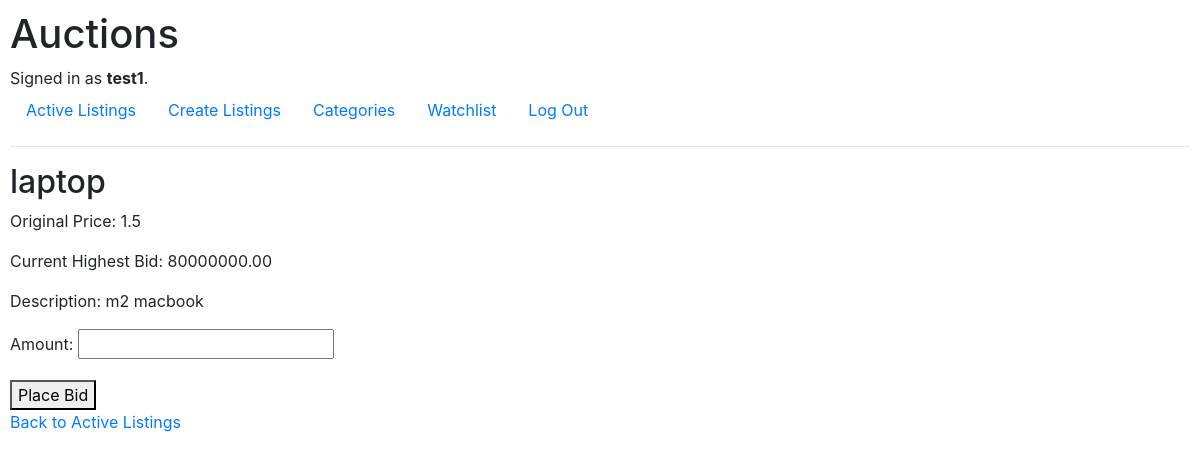
The app's page /listing/1/ (signed in) with its own data.
### auctions/models.py (models this page shows)
class User(AbstractUser):
    pass

class Listing(models.Model):
    title = models.CharField(max_length=64, unique= True)
    text_description = models.CharField(max_length=255)
    price = models.FloatField()
    inActive = models.BooleanField(default=True)
    owner = models.ForeignKey(User, on_delete=models.CASCADE, blank=True, null=True, related_name="user")
    category = models.ForeignKey(Category, on_delete=models.CASCADE, blank=True,null=True, related_name="category")
    image_url = models.URLField(blank=True, null=True)
    starting_bid = models.DecimalField(max_digits=10, decimal_places=2, default=0.0)
    current_highest_bid = models.DecimalField(max_digits=10, decimal_places=2, default=0)
    current_highest_bidder = models.ForeignKey(User, on_delete=models.SET_NULL, null=True, blank=True)
    watchlist_users = models.ManyToManyField(User,related_name='watchlist_listings', blank=True)

### auctions/views.py (the view)
# urls.py: path('listing/<int:listing_id>/', views.listing_detail, name='listing_detail'),
def listing_detail(request, listing_id):
    listing = get_object_or_404(Listing, pk=listing_id)
    bid_form = BidForm()
    return render(request, 'auctions/listing_detail.html', {'listing': listing, 'bid_form': bid_form})

### auctions/forms.py
class BidForm(forms.ModelForm):
    class Meta:
        model = Bid
        fields = ['amount']

### auctions/templates/auctions/listing_detail.html (shortened to what this page needs)
{% extends "auctions/layout.html" %}
{% block body %}
    <h2>{{ listing.title }}</h2>
    <p>Original Price: {{ listing.price }}</p>
    <p>Current Highest Bid: {{ listing.current_highest_bid }}</p>
    <p>Description: {{ listing.text_description }}</p>
    <form method="post" action="{% url 'place_bid' listing.id %}">
        <div class="form-group{% if bid_form.errors.amount %} has-error{% endif %}">
            {{ bid_form.amount.label_tag }}
            {{ bid_form.amount }}
        </div>
        <button type="submit">Place Bid</button>
    </form>
    <a href="{% url 'active_listing' %}">Back to Active Listings</a>
{% endblock %}

### auctions/templates/auctions/layout.html (shortened to what this page needs)
{% load static %}
<!DOCTYPE html>
<html lang="en">
    <head>
        <link rel="stylesheet" href="https://stackpath.bootstrapcdn.com/bootstrap/4.4.1/css/bootstrap.min.css">
        <link href="{% static 'auctions/styles.css' %}" rel="stylesheet">
    </head>
    <body>
        <h1>Auctions</h1>
        <div>
            {% if user.is_authenticated %}
                Signed in as <strong>{{ user.username }}</strong>.
            {% else %}
                Not signed in.
            {% endif %}
        </div>
        <ul class="nav">
            <li class="nav-item">
                <a class="nav-link" href="{% url 'active_listing' %}">Active Listings</a>
            </li>
            <li class="nav-item">
                <a class="nav-link" href="{% url 'create_listing' %}">Create Listings</a>
            </li>
            <li class="nav-item">
                <a class="nav-link" href="{% url 'create_listing' %}">Categories</a>
            </li>
            <li class="nav-item">
                <a class="nav-link" href="{% url 'watchlist' %}">Watchlist</a>
            </li>
            {% if user.is_authenticated %}
                <li class="nav-item">
                    <a class="nav-link" href="{% url 'logout' %}">Log Out</a>
                </li>
            {% endif %}
        </ul>
        <hr>
        {% block body %}
        {% endblock %}
    </body>
</html>

### auctions/static/auctions/styles.css (style rules this page uses)
body { padding: 10px; }

### records on screen
User: username "test1"
Listing: title "laptop", price "1.5", current_highest_bid "80000000.00", text_description "m2 macbook"

### other values on screen
{{ bid_form.amount.label_tag }} "Amount:"
